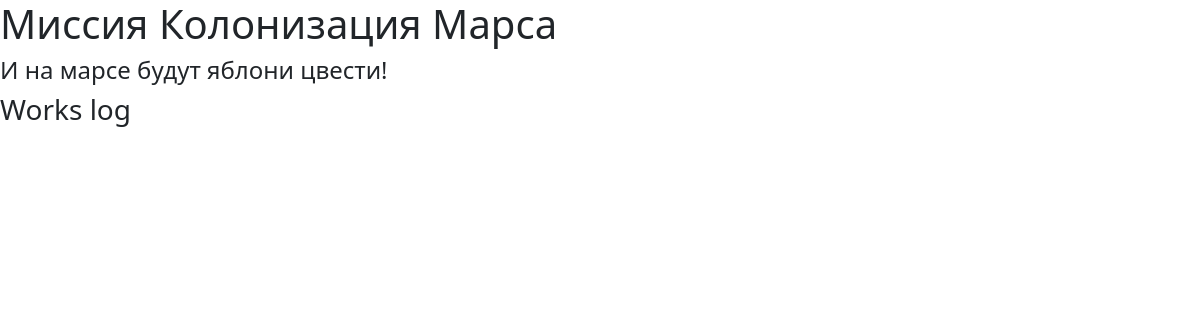
Before: / with the older database file.
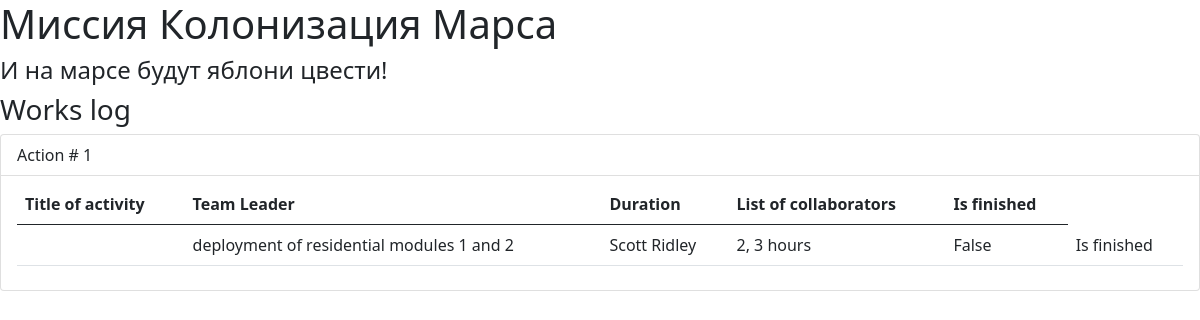
After: the same page with the newer database file.
### data/jobs.py (models this page shows)
class Jobs(SqlAlchemyBase):
    __tablename__ = 'jobs'
    id = sqlalchemy.Column(sqlalchemy.Integer,
                           primary_key=True, autoincrement=True)
    team_leader = sqlalchemy.Column(sqlalchemy.Integer, sqlalchemy.ForeignKey("users.id"))
    job = sqlalchemy.Column(sqlalchemy.String, nullable=True)
    work_size = sqlalchemy.Column(sqlalchemy.Integer, nullable=True)
    collaborators = sqlalchemy.Column(sqlalchemy.String, nullable=True)
    is_finished = sqlalchemy.Column(sqlalchemy.Boolean, nullable=True)
    start_date = sqlalchemy.Column(sqlalchemy.DateTime,
                                   default=datetime.datetime.now)
    end_date = sqlalchemy.Column(sqlalchemy.DateTime,
                                 default=datetime.datetime.now)

### main.py (the view)
@app.route("/")
def index():
    db_sess = db_session.create_session()
    jobs = []
    for job in db_sess.query(Jobs).all():
        elem = job.job, db_sess.query(User).filter(User.id == job.team_leader).first().surname + " " +\
               db_sess.query(User).filter(User.id == job.team_leader).first().name, job.collaborators,\
               job.is_finished
        jobs.append(elem)
    return render_template('work_list.html', title='Работа', jobs=jobs)

### data/db_session.py (called while the page is built)
def create_session() -> Session:
    global __factory
    return __factory()

### templates/work_list.html
{% extends "base.html" %}
    {% block content %}
        <link rel="stylesheet" href="{{url_for('.static', filename='/css/style.css')}}">
        <h3>Works log</h3>
        {% for job in jobs %}
            <ul class="list-group">
                <li class="list-group-item">Action # {{loop.index}}</li>
                <li class="list-group-item">
                    <table class="table">
                      <thead>
                        <tr>
                          <th scope="col">Title of activity</th>
                          <th scope="col">Team Leader</th>
                          <th scope="col">Duration</th>
                          <th scope="col">List of collaborators</th>
                          <th scope="col">Is finished</th>
                        </tr>
                      </thead>
                      <tbody>
                        <tr>
                          <th scope="row"></th>
                          <td>{{job[0]}}</td>
                          <td>{{job[1]}}</td>
                          <td>{{job[2]}} hours</td>
                          <td>{{job[3]}}</td>
                          <td>{% if job[4] == 0 %} Is not finished {% else %} Is finished {% endif %}</td>
                        </tr>
                      </tbody>
                    </table>
                </li>
            </ul>
        {% endfor %}
    {% endblock %}

### templates/base.html (shortened to what this page needs)
<!DOCTYPE html>
<html lang="en">
<head>
        <link rel="stylesheet"
              href="https://cdn.jsdelivr.net/npm/bootstrap@5.0.0-beta1/dist/css/bootstrap.min.css"
>
    </head>
    <body>
        <h1>Миссия Колонизация Марса</h1>
        <h4>И на марсе будут яблони цвести!</h4>
        {% block content %}{% endblock %}
    </body>
</html>

Changed rows visible on the page:
added Jobs: job "deployment of residential modules 1 and 2", job "Scott Ridley", collaborators "2, 3", job "False"
